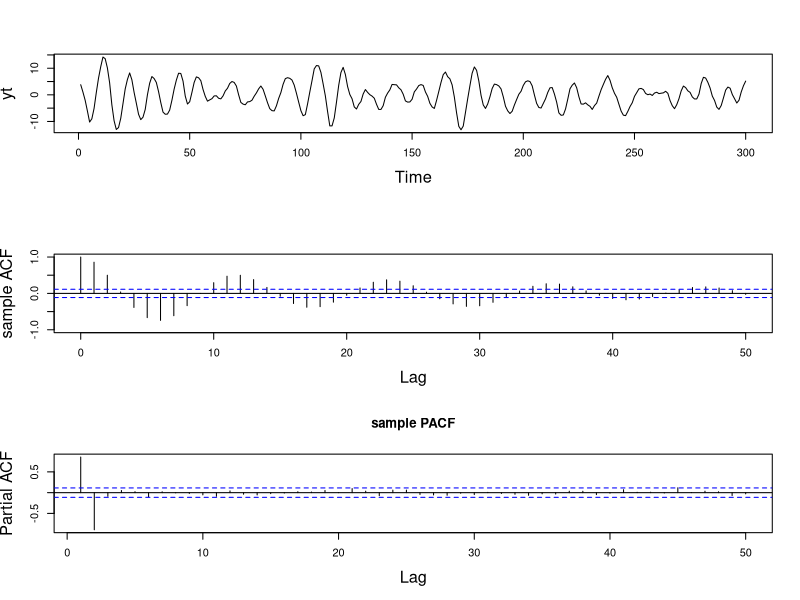
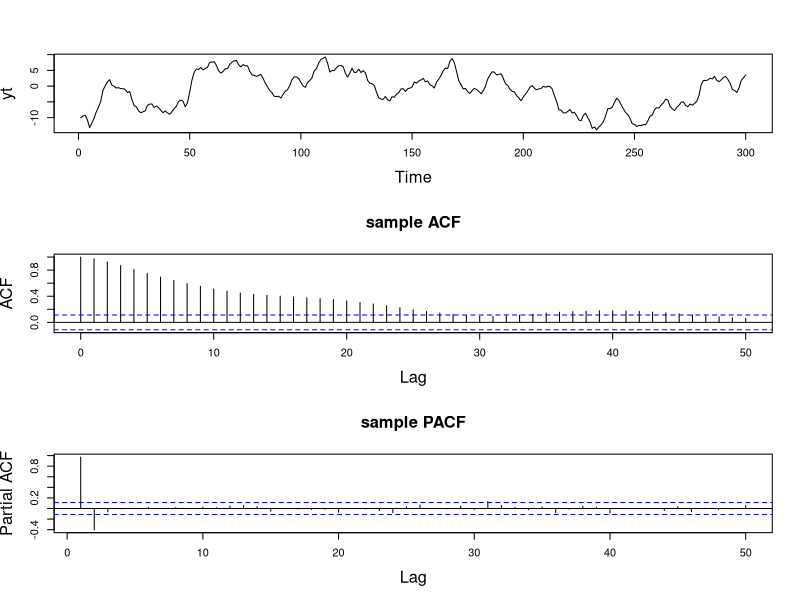
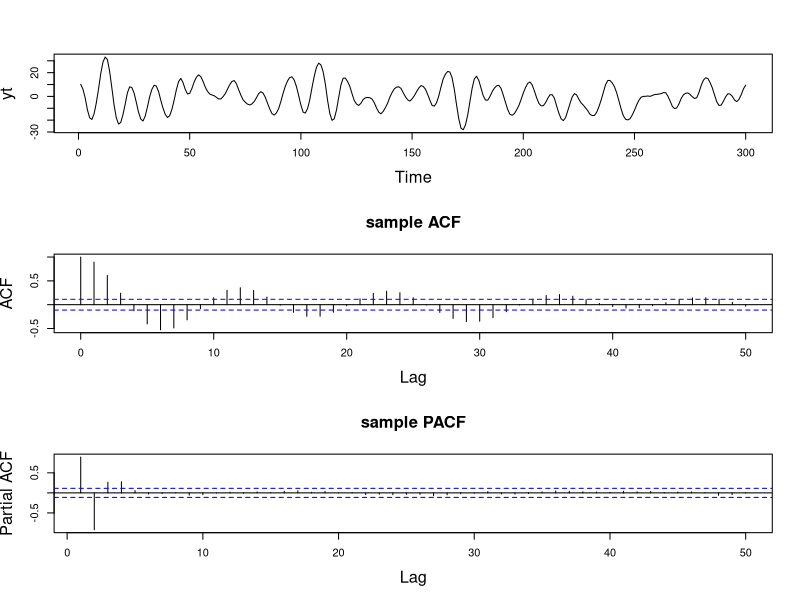

Here is the R script that generated these plots, in order:
###########################################################
##### Compute AR reciprocal roots given the AR coefficients
###########################################################
# Assume the folloing AR coefficients for an AR(8)
phi=c(0.27, 0.07, -0.13, -0.15, -0.11, -0.15, -0.23, -0.14)
roots=1/polyroot(c(1, -phi)) # compute reciprocal characteristic roots
r=Mod(roots) # compute moduli of reciprocal roots
lambda=2*pi/Arg(roots) # compute periods of reciprocal roots
# print results modulus and frequency by decreasing order
print(cbind(r, abs(lambda))[order(r, decreasing=TRUE), ][c(2,4,6,8),]) 


## simulate data from an AR(2)
set.seed(2021)
## AR(2) with a pair of complex-valued roots with modulus 0.95 and period 12 
r=0.95
lambda=12 
phi=numeric(2) 
phi[1]<- 2*r*cos(2*pi/lambda) 
phi[2] <- -r^2
phi
T=300 # number of time points
sd=1 # innovation standard deviation
yt=arima.sim(n=T, model = list(ar = phi), sd=sd)

par(mfrow = c(3, 1), cex.lab = 1.5)
## plot simulated data 
ts.plot(yt)
## draw sample autocorrelation function
acf(yt, lag.max = 50,
    type = "correlation", ylab = "sample ACF", 
    lty = 1, ylim = c(-1, 1), main = " ")

## draw sample partial autocorrelation function
pacf(yt, lag.ma = 50, main = "sample PACF")

### Simulate from AR(2) with two real reciprocal roots (e.g., 0.95 and 0.5)
set.seed(2021)
recip_roots=c(0.95, 0.5) ## two different real reciprocal roots
phi=c(sum(recip_roots), -prod(recip_roots)) ## compute ar coefficients
phi
T=300 ## set up number of time points
sd=1 ## set up standard deviation
yt=arima.sim(n=T,model = list(ar=phi),sd=sd) # generate ar(2)

par(mfrow = c(3, 1), cex.lab = 1.5, cex.main = 1.5)
### plot simulated data 
ts.plot(yt)
### plot sample ACF
acf(yt, lag.max = 50, type = "correlation",  main = "sample ACF")
### plot sample PACF
pacf(yt, lag.max = 50, main = "sample PACF")

### Simulate from AR(3) with one real root 
### and a pair of complex roots (e.g., r=0.95 and lambda = 12 and real root with
### 0.8 modulus)
set.seed(2021)
r= c(0.95, 0.95, 0.8) ## modulus
lambda=c(-12, 12) ## lambda
recip_roots=c(r[1:2]*exp(2*pi/lambda*1i), r[3]) ## reciprocal roots
phi <- numeric(3) # placeholder for phi
phi[1]=Re(sum(recip_roots)) # ar coefficients at lag 1
phi[2]=-Re(recip_roots[1]*recip_roots[2] + recip_roots[1]*recip_roots[3] + recip_roots[2]*recip_roots[3]) # ar coefficients at lag 2
phi[3]=Re(prod(recip_roots))
phi
T=300 # number of time points
sd=1 # standard deviation
yt=arima.sim(n=T,model = list(ar=phi), sd = sd) # generate ar(3)

par(mfrow = c(3,1), cex.lab = 1.5, cex.main = 1.5)
### plot simulated data 
ts.plot(yt)
### plot sample ACF
acf(yt, lag.max = 50, type = "correlation",  main = "sample ACF")
### plot sample PACF
pacf(yt, lag.max = 50, main = "sample PACF")
